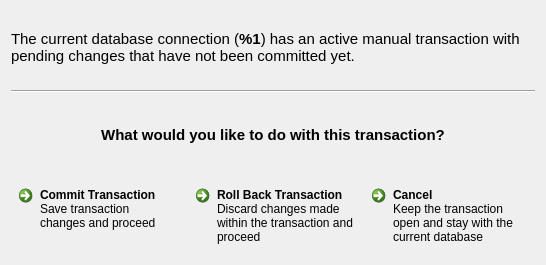
<?xml version="1.0" encoding="UTF-8"?>
<ui version="4.0">
 <class>ManualCommitPendingTxDialog</class>
 <widget class="QDialog" name="ManualCommitPendingTxDialog">
  <property name="geometry">
   <rect>
    <x>0</x>
    <y>0</y>
    <width>546</width>
    <height>265</height>
   </rect>
  </property>
  <property name="windowTitle">
   <string>Pending transaction</string>
  </property>
  <layout class="QGridLayout" name="gridLayout">
   <item row="3" column="1">
    <widget class="QCommandLinkButton" name="rollbackButton">
     <property name="text">
      <string>Roll Back Transaction</string>
     </property>
     <property name="description">
      <string>Discard changes made within the transaction and proceed</string>
     </property>
    </widget>
   </item>
   <item row="3" column="0">
    <widget class="QCommandLinkButton" name="commitButton">
     <property name="text">
      <string>Commit Transaction</string>
     </property>
     <property name="description">
      <string>Save transaction changes and proceed</string>
     </property>
    </widget>
   </item>
   <item row="3" column="2">
    <widget class="QCommandLinkButton" name="abortButton">
     <property name="text">
      <string>Cancel</string>
     </property>
     <property name="description">
      <string>Keep the transaction open and stay with the current database</string>
     </property>
    </widget>
   </item>
   <item row="2" column="0" colspan="3">
    <widget class="QLabel" name="questionLabel">
     <property name="text">
      <string>&lt;html&gt;&lt;head/&gt;&lt;body&gt;&lt;p align=&quot;center&quot;&gt;&lt;span style=&quot; font-size:11pt; font-weight:700;&quot;&gt;What would you like to do with this transaction?&lt;/span&gt;&lt;/p&gt;&lt;/body&gt;&lt;/html&gt;</string>
     </property>
    </widget>
   </item>
   <item row="1" column="0" colspan="3">
    <widget class="Line" name="line">
     <property name="orientation">
      <enum>Qt::Orientation::Horizontal</enum>
     </property>
    </widget>
   </item>
   <item row="0" column="0" colspan="3">
    <widget class="QLabel" name="label">
     <property name="text">
      <string>&lt;html&gt;&lt;head/&gt;&lt;body&gt;&lt;p&gt;&lt;span style=&quot; font-size:11pt;&quot;&gt;The current database connection (&lt;/span&gt;&lt;span style=&quot; font-size:11pt; font-weight:700;&quot;&gt;%1&lt;/span&gt;&lt;span style=&quot; font-size:11pt;&quot;&gt;) has an active manual transaction with pending changes that have not been committed yet.&lt;/span&gt;&lt;/p&gt;&lt;/body&gt;&lt;/html&gt;</string>
     </property>
     <property name="textFormat">
      <enum>Qt::TextFormat::RichText</enum>
     </property>
     <property name="wordWrap">
      <bool>true</bool>
     </property>
    </widget>
   </item>
  </layout>
 </widget>
 <resources/>
 <connections/>
</ui>
